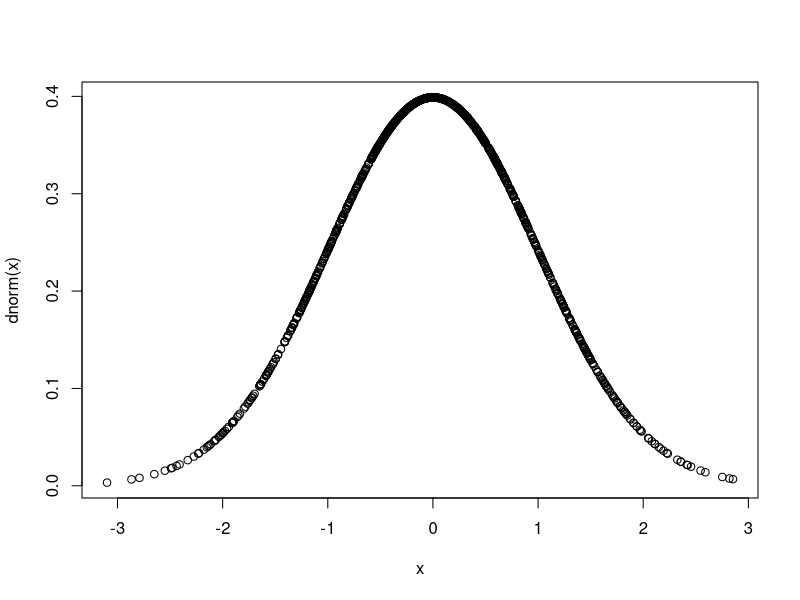
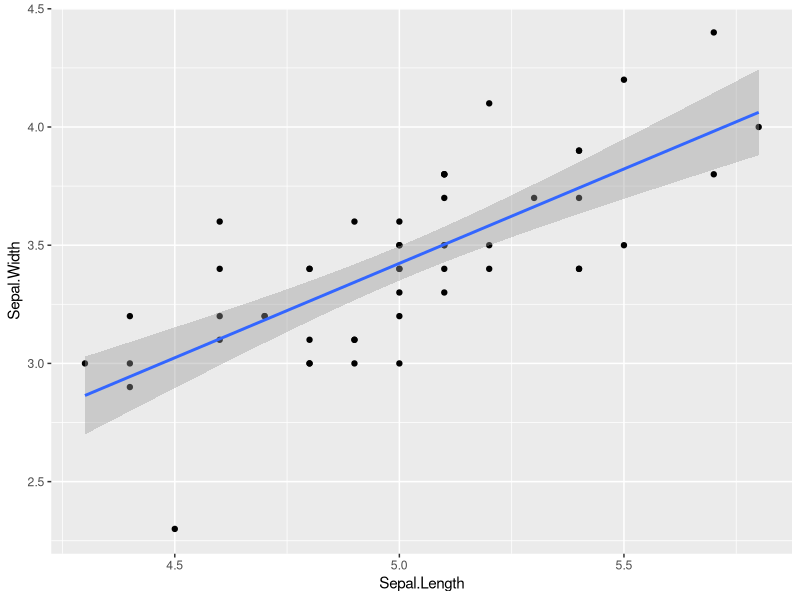
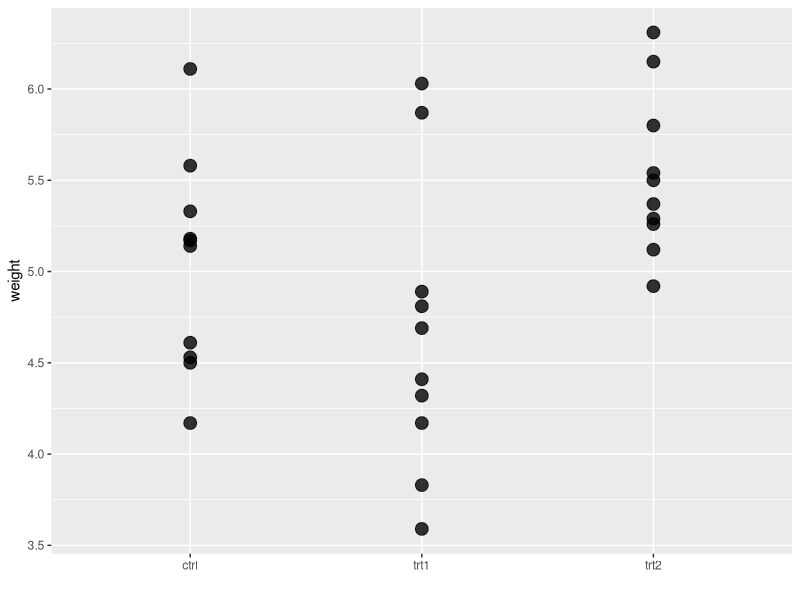

Generate these figures, in order, with R: (Note: this script raises an error after producing the figures.)
## ---- chunk 1
knitr::opts_chunk$set(warning=FALSE, message=FALSE, comment='')
## ---- chunk 2
sample(1:10)
sample(1:10, 5)
sample(0:1, 10, replace = TRUE)
sample(0:1, 10, replace = TRUE, prob = c(0.9, 0.1))
## ---- chunk 3
x <- rnorm(1000, mean = 0, sd = 1)
plot(x = x, y = dnorm(x))
## ---- chunk 4
pnorm(1, mean = 0, sd = 1)
pnorm(1, mean = 0, sd = 1) - pnorm(-1, mean = 0, sd = 1)
pnorm(2, mean = 0, sd = 1) - pnorm(-2, mean = 0, sd = 1)
pnorm(3, mean = 0, sd = 1) - pnorm(-3, mean = 0, sd = 1)
## ---- chunk 5
x <- rnorm(50)
mean(x)
median(x)
sd(x)
var(x)
## ---- chunk 6
summary(x)
quantile(x)
quantile(x, seq(from = 0, to = 1, by = 0.1))
## ---- chunk 7
data(msleep, package = "ggplot2")
tapply(msleep$sleep_total, msleep$order, mean)
## ---- chunk 8
aggregate(msleep[c("sleep_total", "bodywt")], 
          by = list(order = msleep$order, vore = msleep$vore),
          FUN = mean, na.rm = TRUE)
## ---- chunk 9
library(dplyr)
msleep %>% 
  group_by(order, vore) %>% 
  summarise(mean_sleep = mean(sleep_total), mean_weight = mean(bodywt, na.rm = TRUE))
## ---- chunk 10
intake <- c(1260, 1300, 1350, 1480, 1530, 1560, 1620, 1800, 1800, 1970, 2100)
## ---- chunk 11
t.test(intake, mu = 1800)
## ---- chunk 12
wilcox.test(intake, mu = 1800)
## ---- chunk 13
sex <- rep(c("m", "f"), c(9, 13))
expend <- c(2200, 2750, 2910, 2830, 2380, 2100, 2315, 2312,
            2195, 1800, 1790, 1930, 1935, 2430, 2000, 2600,
            1470, 7.90, 1880, 1790, 1810, 1940)

energy <- data.frame(sex, expend)

str(energy)
## ---- chunk 14
t.test(expend~sex, data = energy)
## ---- chunk 15
wilcox.test(expend~sex, data = energy)
## ---- chunk 16
plant <- CO2$Plant[CO2$Type == "Quebec" & CO2$Treatment == "nonchilled"]
nonchilled <- CO2$uptake[CO2$Type == "Quebec" & CO2$Treatment == "nonchilled"]
chilled <- CO2$uptake[CO2$Type == "Quebec" & CO2$Treatment == "chilled"]

plant_co2 <- data.frame(plant, chilled, nonchilled)

str(plant_co2)
## ---- chunk 17
t.test(nonchilled, chilled, data = plant_co2, paired = TRUE)

# compare with:
#t.test(nonchilled, chilled, data = plant_co2, paired = FALSE)
## ---- chunk 18
wilcox.test(nonchilled, chilled, data = plant_co2, paired = TRUE)
## ---- chunk 19
iris_setosa <- subset(iris, Species == "setosa")
## ---- chunk 20
summary(lm(Sepal.Length~Sepal.Width, data = iris_setosa))
## ---- chunk 21
library(ggplot2)
ggplot(data = iris_setosa, aes(x = Sepal.Length, y = Sepal.Width)) +
  geom_point() +
  geom_smooth(method = "lm")
## ---- chunk 22
cor(iris_setosa$Petal.Length, iris_setosa$Petal.Width)

#Are the correlations different from 0?
cor.test(iris_setosa$Petal.Length, iris_setosa$Petal.Width)
## ---- chunk 23
cor(iris_setosa[1:4])
## ---- chunk 24
cor.test(iris_setosa$Petal.Length, iris_setosa$Petal.Width, 
         method = "spearman")
## ---- chunk 25
anova(lm(weight~group, data = PlantGrowth))
## ---- chunk 26
oneway.test(weight~group, data = PlantGrowth)
## ---- chunk 27
pairwise.t.test(PlantGrowth$weight, PlantGrowth$group)
## ---- chunk 28
library(ggplot2)
ggplot(PlantGrowth, aes(group, weight)) +
  geom_point(size = 4, alpha = .8) +
  stat_summary(fun.data = mean_cl_boot, geom = "point", size = 4) +
  stat_summary(fun.data = mean_cl_boot, geom = "errorbar", width = .25, color = "red") +
  stat_summary(aes(group = 1), fun.data = mean_cl_boot, geom = "line", color = "red") +
  xlab("")
## ---- chunk 29
kruskal.test(weight~group, data = PlantGrowth)
## ---- chunk 30
anova(lm(uptake~Type+Treatment, data = CO2))
## ---- chunk 31
treatments <- matrix(c(652, 1537, 598, 242, 36, 46, 38, 21, 218, 327, 106, 67),
                     nrow = 3, byrow = T)
colnames(treatments) <- c("0","1-150","151-300",">300")
rownames(treatments) <- c("treatment1", "treatment2", "treatment3")

treatments
## ---- chunk 32
chisq.test(treatments)
## ---- chunk 33
E <- chisq.test(treatments)$expected
O <- chisq.test(treatments)$observed
(O-E)^2/E
## ---- chunk 34
data(cystfibr, package = "ISwR")
str(cystfibr)
## ---- chunk 35
summary(lm(pemax~age+sex+height+weight+bmp+fev1+rv+frc+tlc, data=cystfibr))
## ---- chunk 36
anova(lm(pemax~age+sex+height+weight+bmp+fev1+rv+frc+tlc, data=cystfibr))
## ---- chunk 37
smoking <- gl(2, 1, 8, c("No", "Yes"))
obesity <- gl(2, 2, 8, c("No", "Yes"))
snoring <- gl(2, 4, 8, c("No", "Yes"))
n.tot <- c(60, 17, 8, 2, 187, 85, 51, 23)
prop.hyp <- c(5, 2, 1, 0, 35, 13, 15, 8)/n.tot
hyp_data <- data.frame(smoking, obesity, snoring, prop.hyp, n.tot)
## ---- chunk 38
summary(glm(prop.hyp~smoking+obesity+snoring, binomial, weights = n.tot, 
            data = hyp_data))
